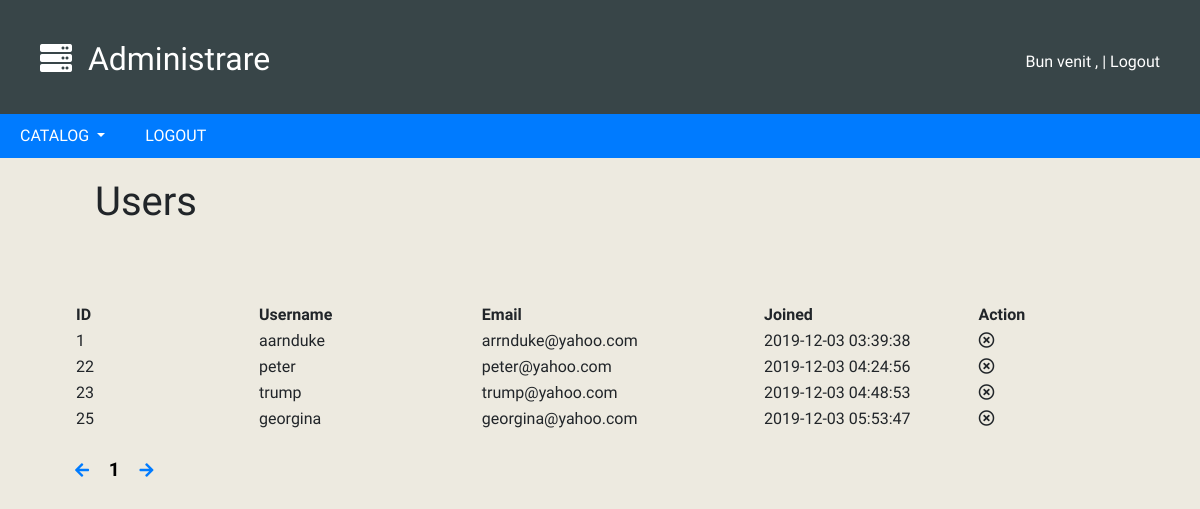
Page /admin/users.php on the earlier database version.
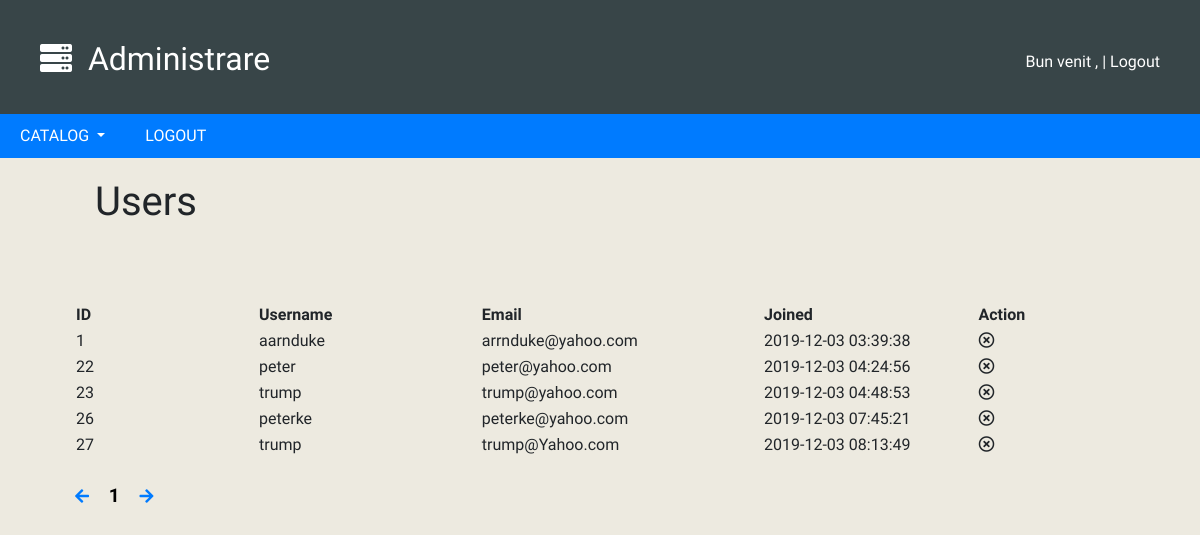
Same page on the later database version.
### tables this page shows
CREATE TABLE `users` (
  `id` int(6) NOT NULL,
  `username` text NOT NULL,
  `email` text NOT NULL,
  `password` text NOT NULL,
  `joined` datetime NOT NULL
);

### admin/users.php (the view, shortened to what this page needs)
<?
include 'config.php';
include 'header.php';
$page = $_GET['page'];
$end = 10;
$start = ($page * $end) - $end;
?>
<body>
  <div class="container-fluid">
    <div class="row">
      <div class="col-md-6">
        <h1>Users</h1>
      </div>
    </div>
    <br><br>
    <table>
      <tr>
        <th width=600><b>ID</b></th>
        <th width=600><b>Username</b></th>
        <th width=600><b>Email</b></th>
        <th width=600><b>Joined</b></th>
        <th width=400><b>Action</b></th>
      </tr>
      <?
        $result = mysqli_query($conn,"SELECT * FROM users LIMIT $start,$end");
         while($row = mysqli_fetch_array($result)):
       ?>
       <tr>
         <td><? echo $row['id']; ?></td>
         <td><? echo $row['username']; ?></td>
         <td><? echo $row['email']; ?></td>
         <td><? echo $row['joined']; ?></td>
         <td>
           <i class="far fa-times-circle" onclick="if(confirm('Are you sure?'))window.location='users.php?page=<? echo $_GET['page']; ?>&edit_id=<? echo $row['id']; ?>&action=remove'"></i>
         </td>
       </tr>
     <? endwhile;?>
    </table>
    <br>
    <a href="users.php?page=<?= ($_GET['page'] - 1 == 0) ? $_SESSION['users_total'] : $_GET['page'] - 1;?>">
      <i class="fas fa-arrow-left arrow-page"></i>
    </a>
    <? for($i = 1;$i<=$_SESSION['users_total'] ; $i++): ?>
      <a href="posts.php?page=<? echo $i; ?>" class="<? if($_GET['page'] == $i) echo 'selected'; ?>"><? echo $i; ?></a>
    <? endfor; ?>
    <a href="users.php?page=<?=  ($_GET['page'] + 1 == $_SESSION['users_total']+1) ? 1 : $_GET['page'] + 1; ?>">
      <i class="fas fa-arrow-right arrow-page"></i>
    </a>
  </div>
</body>

### admin/config.php (shortened to what this page needs)
<!DOCTYPE html>
<html lang="en" dir="ltr">
  <head>
    <link rel="stylesheet" href="https://stackpath.bootstrapcdn.com/bootstrap/4.2.1/css/bootstrap.min.css">
    <link rel="stylesheet" href="https://use.fontawesome.com/releases/v5.6.1/css/all.css">
    <link rel="stylesheet" href="admin_style.css">
  </head>
  </head>
  <body>
  </body>
</html>

### admin/header.php (shortened to what this page needs)
<div class="header">
    <div class="left">
      <h2>
        <i class="fas fa-server"></i>&nbsp;&nbsp;Administrare</h2>
    </div>
    <div class="right">
      <span>Bun venit , <?= $_SESSION['admin']; ?> | </span>
      <a href="index.php?logout=true">Logout</a>
    </div>
</div>
<ul class="nav nav-pills">
  	<li class="dropdown">
        <a class="dropdown-toggle" href="#">CATALOG <span class="caret"></span></a>
    </li>
  	    <li><a href="index.php?logout=true">LOGOUT</a></li>
</ul>

### admin/admin_style.css (style rules this page uses)
body { background-color:#EDEAE0;font-family:Raleway }
.header { background:#384548; padding:40px; }
.header .left { color:#FFFFFF; font-size:24px; width:500px;float:left; }
.header .right { color:#FFFFFF; text-align:right; padding-top:10px; }
.header .right a { color:#FFFFFF; }
.nav { background-color: #007bff; }
.nav li a { color:white; }
.nav li { padding:10px 20px; }
.container-fluid { width:90%;margin:auto; }
.row { padding:20px; }
.selected { color:black;text-decoration:none;font-weight:bold;font-size:19px; }

Differences in the rows shown:
removed users: id "25", username "georgina", email "georgina@yahoo.com", joined "2019-12-03 05:53:47"
added users: id "26", username "peterke", email "peterke@yahoo.com", joined "2019-12-03 07:45:21"
added users: id "27", username "trump", email "trump@Yahoo.com", joined "2019-12-03 08:13:49"
